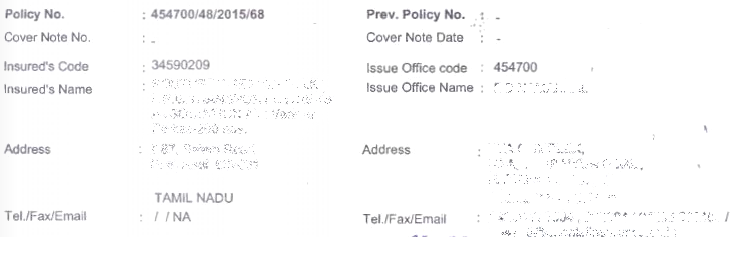
#> input picture OpenCV2/images/document.png, 746 x 256 px
$ python Document_field_detection_using_Templet_Matching.py
#> lines starting #> are read from the running program, lines starting #| are printed output that depends on the picture
"""
    Document field detection using Template Matching

    Template matching is an image processing technique which is used to find the
    location of small-part/template of a large image. This technique is widely used
    for object detection projects, like product quality, vehicle tracking, robotics etc.

    Above task can be achieved using template matching. Clip out the field images
    and apply template matching using clipped field images and the document
    image. The algorithm is simple yet reproducible into complex versions to solve
    the problem of field detection and localization for document images belonging to
    specific domains.
"""
# importing libraries
import numpy as np
import imutils
import cv2

field_threshold = {"prev_policy_no": 0.7,
                   "address": 0.6,
                   }


# Function to Generate bounding
# boxes around detected fields
def getBoxed(img, img_gray, template, field_name="policy_no"):

    w, h = template.shape[::-1]

    # Apply template matching
    res = cv2.matchTemplate(img_gray, template,
                            cv2.TM_CCOEFF_NORMED)

    hits = np.where(res >= field_threshold[field_name])

    # Draw a rectangle around the matched region.
    for pt in zip(*hits[::-1]):
        cv2.rectangle(img, pt, (pt[0] + w, pt[1] + h),
                      (0, 255, 255), 2)

        y = pt[1] - 10 if pt[1] - 10 > 10 else pt[1] + h + 20

        cv2.putText(img, field_name, (pt[0], y),
                    cv2.FONT_HERSHEY_SIMPLEX, 0.8, (0, 0, 255), 1)

    return img


# Driver Function
if __name__ == '__main__':
    # Read the original document image
    img = cv2.imread("../images/document.png")
#> img is the input picture: shape (256, 746, 3); mean B, G, R 251.2, 250.9, 251

    # 3-d to 2-d conversion
    img_gray = cv2.cvtColor(img, cv2.COLOR_BGR2GRAY)

    # Field templates
    template_add = cv2.imread('../images/document.png', 0)
#> template_add: shape (256, 746); min 82, max 255, mean 250.9
    template_prev = cv2.imread('../images/document.png', 0)

    img1 = getBoxed(img.copy(), img_gray.copy(),
                   template_add, 'address')
#> in getBoxed, `res = cv2.matchTemplate(img_gray, template, cv2.TM_CCOEFF_NORMED)`: res = [1]
#> in getBoxed, `hits = np.where(res >= field_threshold[field_name])`: hits = ([0], [0])
#> the loop in getBoxed, `for pt in zip(*hits[::-1]):` made 1 pass
#> (pt, y) on pass 1: ((0, 0), 276)
#> after the loop in getBoxed, `for pt in zip(*hits[::-1]):`:
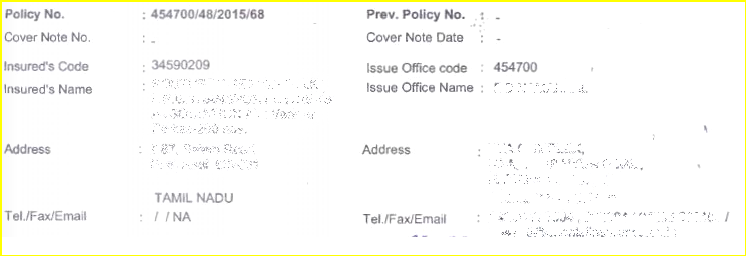
#> img: shape (256, 746, 3); mean of channels 0, 1, 2 247.2, 251, 251; drawn as B, G, R

    img1 = getBoxed(img.copy(), img_gray.copy(),
                   template_prev, 'prev_policy_no')
#> the loop in getBoxed (call 2), `for pt in zip(*hits[::-1]):` made 1 pass

    cv2.imshow('Detected', img1)
    cv2.waitKey(0)

$ run again, with OpenCV2/images/RGB.png copied over OpenCV2/images/document.png
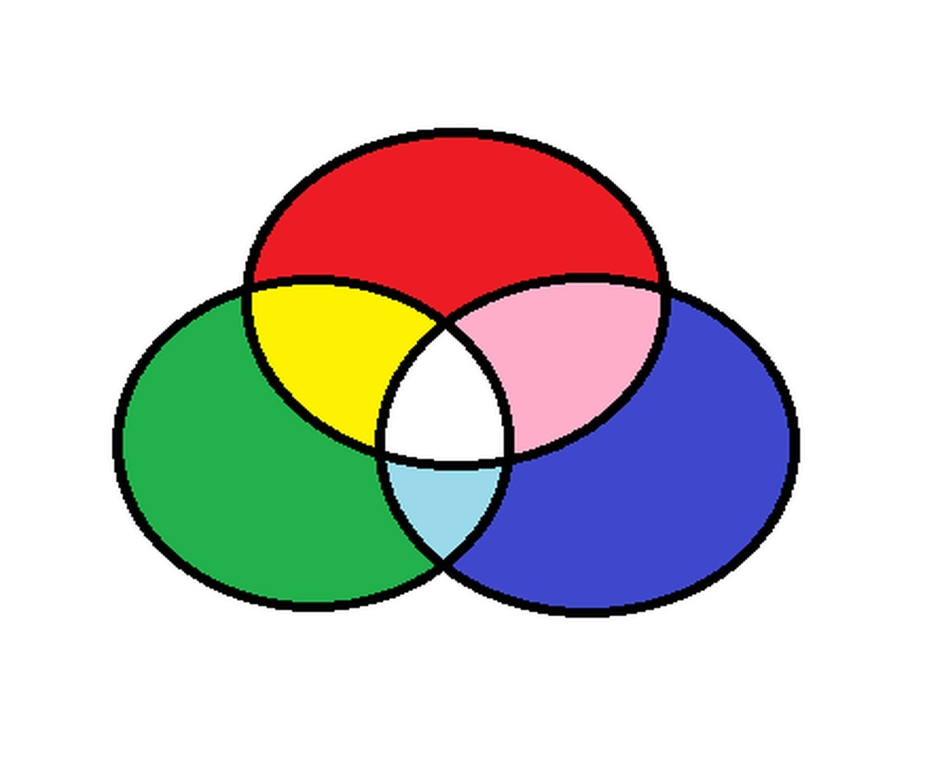
#> input picture OpenCV2/images/RGB.png, 925 x 763 px, shrunk from 1152 x 951 before the run
#> img is the input picture: shape (763, 925, 3); mean B, G, R 202.7, 204, 208.3
#> `img_gray = cv2.cvtColor(img, cv2.COLOR_BGR2GRAY)`:
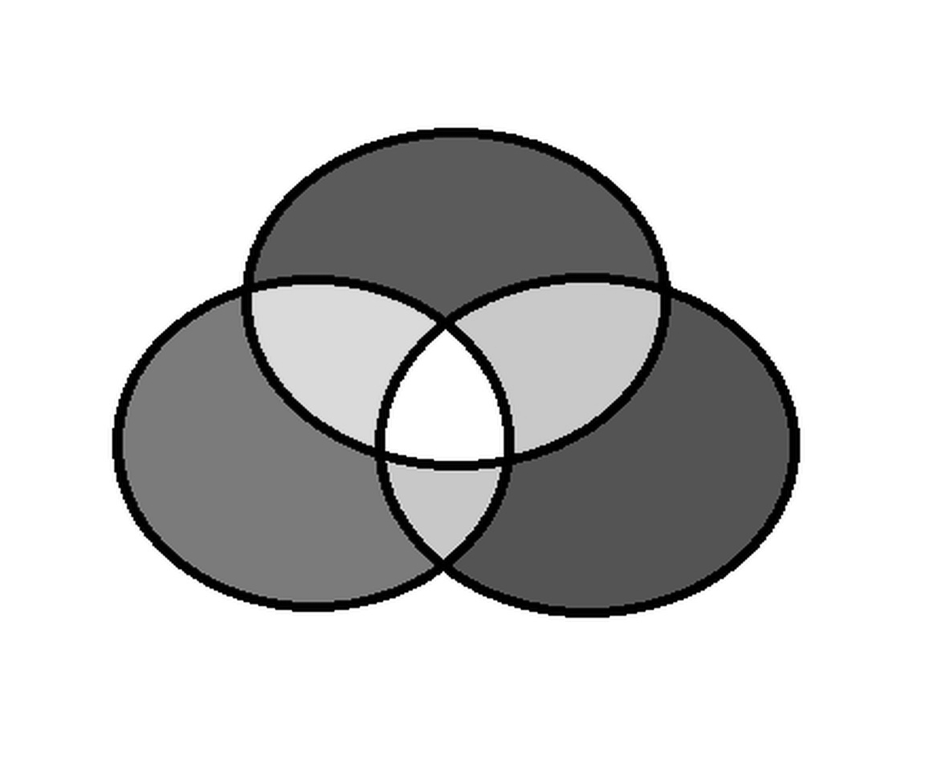
#> img_gray: shape (763, 925); min 0, max 255, mean 205.1
#> res = [1]
#> hits = ([0], [0])
#> the loop in getBoxed, `for pt in zip(*hits[::-1]):` made 1 pass
#> (pt, y) on pass 1: ((0, 0), 783)
#> the loop in getBoxed (call 2), `for pt in zip(*hits[::-1]):` made 1 pass
